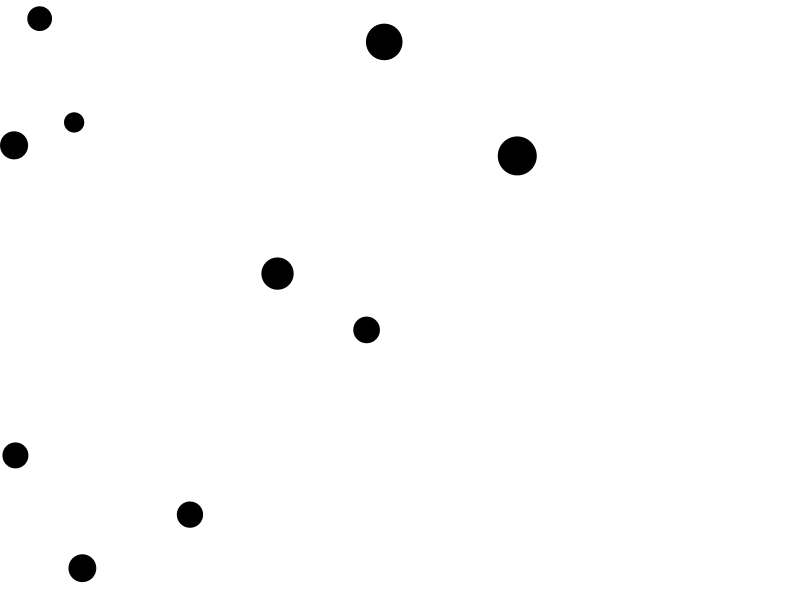
Frame 1 (no input)
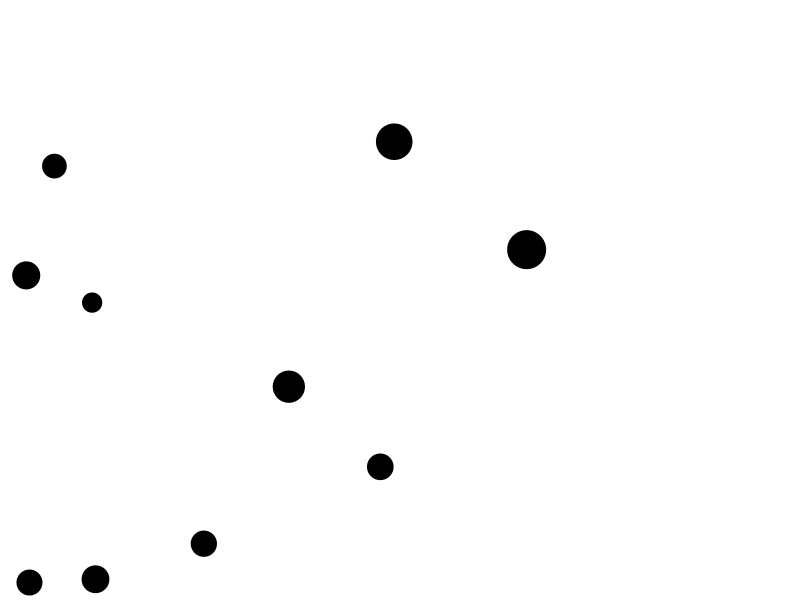
Frame 60 (the mouse pressed at the canvas centre just before this capture)
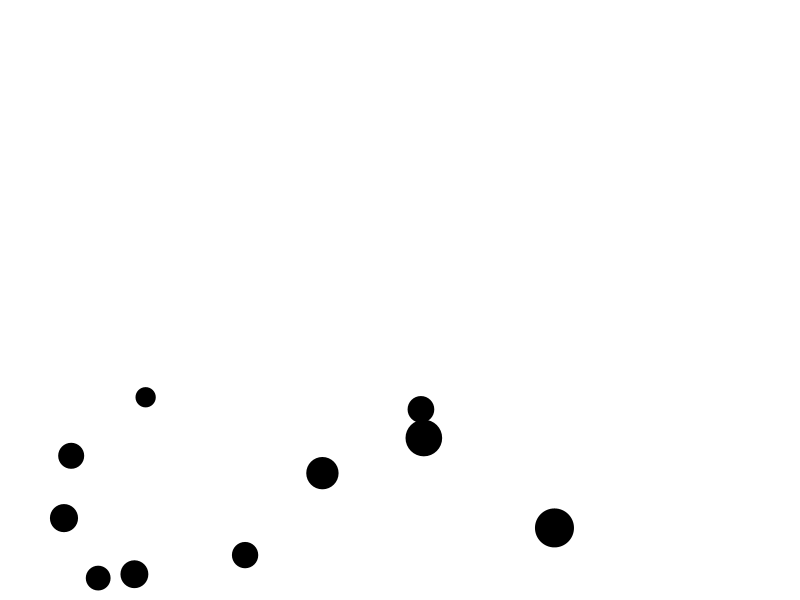
Frame 120 (the mouse held since frame 60 and released just before this capture)

The Processing sketch that drew these frames (run headless with seeded random() and noise(); from frame 60 on, the mouse is pressed at the canvas centre):

// Processing sketch: sketch_011_mass
// ── sketch_011_mass.pde

Mover[] movers;
PVector gravity = new PVector(0, 0.1);
PVector wind = new PVector(0.01, 0);
void setup() {
  size(800, 600);
  background(255);
  ellipseMode(CENTER);
  noStroke();
  fill(0);
  smooth();
  
  movers = new Mover[10];
  for(int i = 0; i < movers.length; i++) {
    movers[i] = new Mover(random(width), random(height));
    movers[i].setRadius(random(10, 20));
  }
}


void draw() {
  background(255);
  
  for (Mover mover : movers) {
    mover.applyForce(gravity);
    mover.applyForce(wind);
    mover.move();
  }
}

// ── Mover.pde
class Mover {
  
  PVector location;
  PVector velocity;
  PVector acceleration;
  int topspeed = 10;
  float mass = 1.0;
  float radius = 13;
  
  Mover(float w, float h) {
    location = new PVector(w, h);
    acceleration = new PVector(0, 0);
    velocity = new PVector(0, 0);
    velocity.limit(topspeed);
  }
  
  void setRadius(float radius) {
    this.radius = radius;
    mass = radius/10;
  }
  
  void move() {
    
    velocity.add(acceleration);
    location.add(velocity);
    checkEdges();
    acceleration.mult(0);
    display();
  }
  
  void applyForce(PVector force) {
    // get() will not to change force this function deprecate
    //PVector f = force.get();
    //f.div(mass);
    
    acceleration.add(PVector.div(force, mass));
  }
  
  void display() {
    ellipse(location.x, location.y, 2*radius, 2*radius);
  }
  
  void checkEdges() {
    if (location.x > width - radius) {
      location.x = width - radius;
      velocity.x *= -1;
    } else if (location.x < radius) {
      location.x = radius;
      velocity.x *= -1;
    }
    if (location.y > height - radius) {
      location.y = height - radius;
      velocity.y *= -1;
    } else if (location.y < radius) {
      location.y = radius;
      velocity.y *= -1;
    }
  }
}
